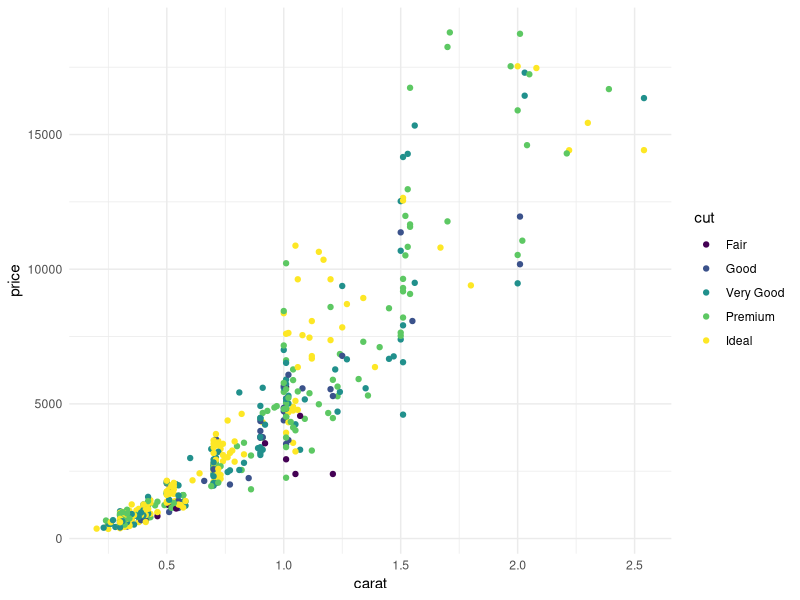

This figure's R source:
## ---- chunk 1
knitr::opts_chunk$set(comment = "#>",
                      collapse = TRUE, 
                      message = FALSE,
                      warning = FALSE,
                      fig.align = "center")
## ---- chunk 2
library(dplyr)
library(ggplot2)

diamonds %>% 
  slice_sample(n = 500) %>%
  ggplot() + 
  geom_point(aes(carat, price, color = cut)) + 
  theme_minimal()
## ---- chunk 3
knitr::kable(head(iris), caption = "my table")
